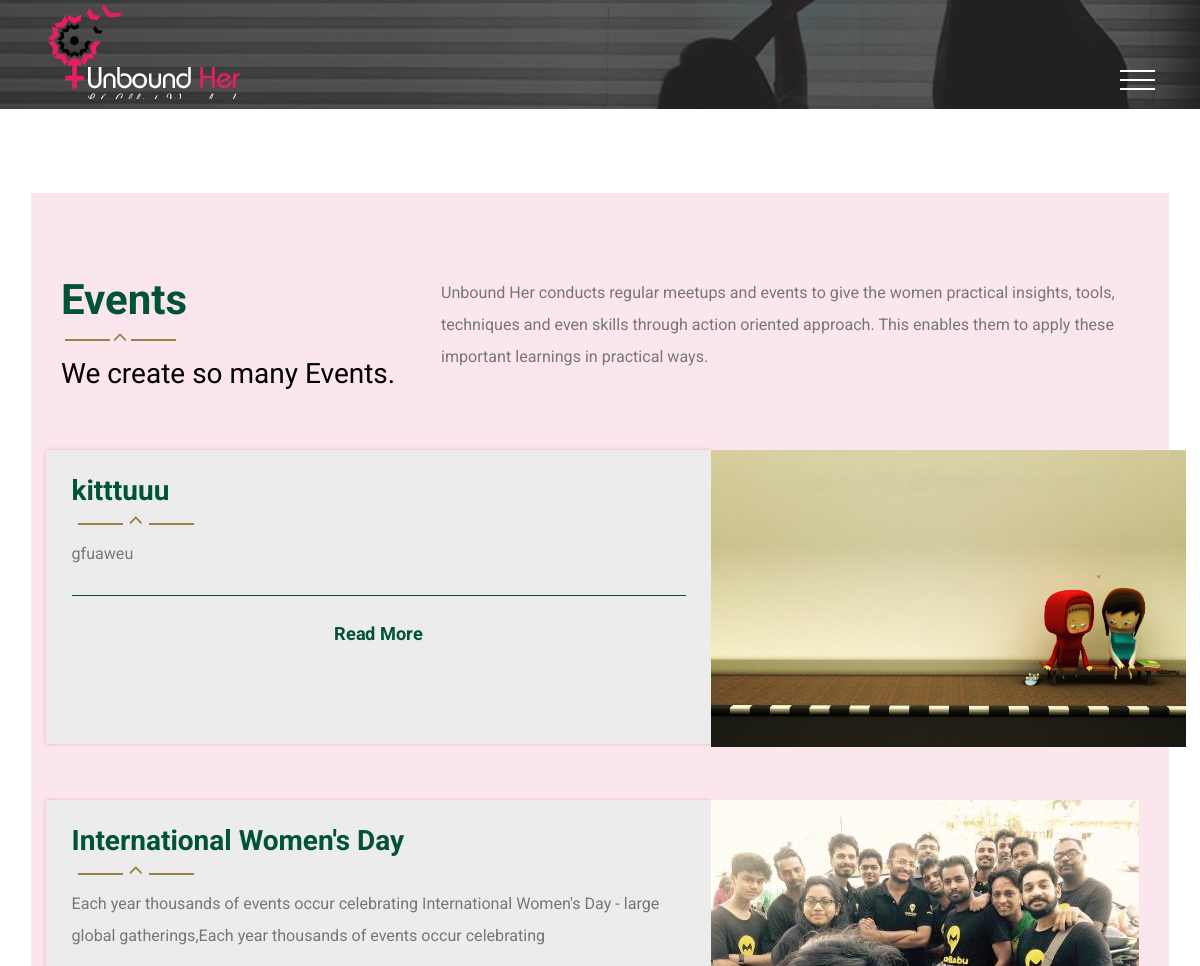
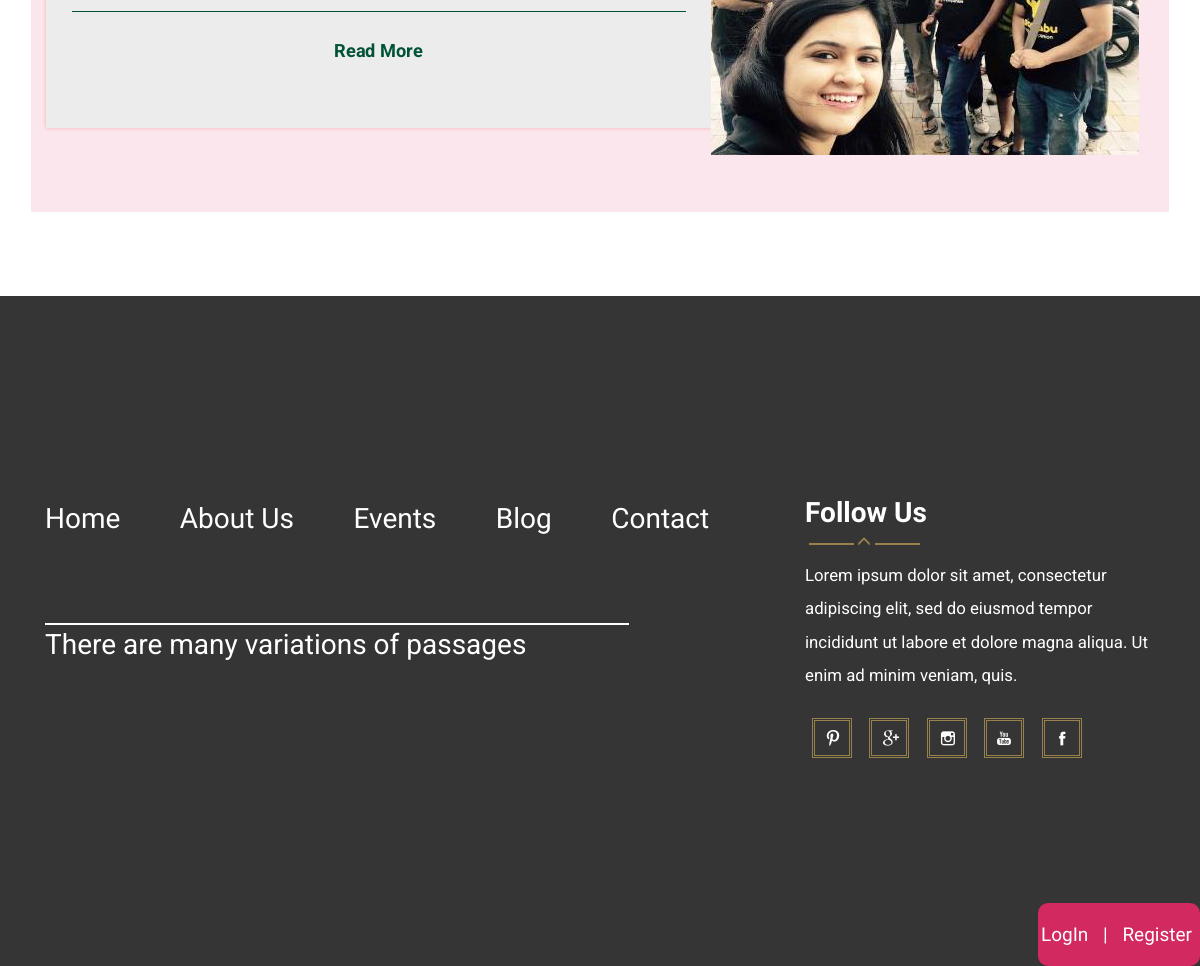
Screenshot of /events.php with the database file from the repository (2 pictures, top to bottom).
### tables this page shows
CREATE TABLE `event` (
  `event_id` int(11) NOT NULL,
  `name` varchar(50) NOT NULL,
  `time` varchar(50) NOT NULL,
  `date` varchar(50) NOT NULL,
  `ppl` int(11) NOT NULL,
  `image` text NOT NULL,
  `desp` text NOT NULL
);

### helpers/format_helpers.php (called while the page is built)
<?php
function shortText($text, $chars =150){
    $text = $text." ";
    $text = substr($text,0,$chars);
    $text = substr($text,0,strrpos($text,' '));
    return $text;
}

### events.php (the view, shortened to what this page needs)
<?php include'includes/header.php'; ?>
<?php include 'helpers/format_helpers.php';?>
<?php $sql = mysql_query("SELECT * FROM event"); ?>
<div class="content">
	<div class="events">
		<div class="container">
			<div class="events-top">
				<div class="col-md-4 events-left animated wow fadeInLeft" data-wow-duration="1000ms" data-wow-delay="500ms">
					<h3>Events</h3>
					<label><i class="glyphicon glyphicon-menu-up"></i></label>
					<span>We create so many Events.</span>
				</div>
				<div class="col-md-8 events-right animated wow fadeInRight" data-wow-duration="1000ms" data-wow-delay="500ms">
					<p>Unbound Her conducts regular meetups and events to give the women practical insights, tools, techniques and even skills through action oriented approach. This enables them to apply these important learnings in practical ways.</p>
				</div>
				<div class="clearfix"> </div>
			</div>
			<?php
			while($res = mysql_fetch_assoc($sql)): ?>
			<div class="events-bottom">
				<div class="col-md-7 events-bottom2 animated wow fadeInDown" data-wow-duration="1000ms" data-wow-delay="500ms">
					<h3><?php echo $res['name']; ?></h3>
					<label><i class="glyphicon glyphicon-menu-up"></i></label>
					<p><?php echo shortText($res['desp']); ?></p>
					<div class="read-more">
						<a class="link link-yaku" href="eventsingle.php?id=<?php echo $res['event_id']; ?>">
							<span>R</span><span>e</span><span>a</span><span>d</span> <span>M</span><span>o</span><span>r</span><span>e</span>
						</a>
					</div>
				</div>
				<div class="col-md-5 events-bottom1 animated wow fadeInUp" data-wow-duration="1000ms" data-wow-delay="500ms">
					<a href="eventsingle.php?id=<?php echo $res['event_id']; ?>"><img src="admin/event_image/
					<?php echo $res['image'];?>" alt="" class="img-responsive"></a>
				</div>
				<?php endwhile; ?>
			</div>
		</div>
	</div>
</div>
</div>
<?php include 'includes/footer.php'; ?>
</body>
</html>

### css/style.css (style rules this page uses)
body { background: #e0dbdb; font-family: 'Open Sans Condensed', sans-serif; }
body a { transition: 0.5s all; -webkit-transition: 0.5s all; -o-transition: 0.5s all; -moz-transition: 0.5s all; -ms-transition: 0.5s all; }
h1, h2, h3, h4, h5, h6, label, p { margin: 0; font-family: 'Roboto', sans-serif !important; }
.events { background: rgba(230, 61, 117, 0.13); }
.content { padding: 24px 31px; margin: 60px 0; }
.events-left h3 { font-size: 3em; color: #005238; font-family: 'Roboto', sans-serif !important; font-weight: 700; }
.events-left span { font-size: 2em; color: #000; }
.events-right p { font-size: 1.15em; color: #777; line-height: 2em; }
.events-left label { display: block; margin: 0.4em 0; }
.events-left label:before, .events-left label:after { width: 45px; height: 2px; display: inline-block; vertical-align: middle; content: ""; margin: 0 1%; background-color: #97824b; }
.events-left i { font-size: 1em; color: #97824b; }
.events-bottom1 { padding: 0; height: 294px; }
.events-bottom2 { padding: 25.5px; background-color: #ECECEC; box-shadow: 0 0 4px 0 #f7aeae; height: 294px; }
.events-bottom2 h3 { font-size: 2em; color: #005238; font-family: 'Roboto', sans-serif !important; font-weight: 700; }
.events-bottom2 label { display: block; margin: 0.4em 0; }
.events-bottom2 label:before, .events-bottom2 label:after { width: 45px; height: 2px; display: inline-block; vertical-align: middle; content: ""; margin: 0 1%; background-color: #97824b; }
.events-bottom2 label i { font-size: 1em; color: #97824b; }
.events-bottom2 p { font-size: 1.15em; color: #777; line-height: 2em; }
.read-more { text-align: center; text-decoration: none; padding-top: 1.8em; margin-top: 1.8em; border-top: 1px solid #005238; }
.read-more a { font-size: 1.3em; color: #005238; text-align: center; display: inline-block; text-decoration: none; }
.events-bottom { margin-top: 4em; }
.events { padding: 6em 0; }
.link { outline: none; text-decoration: none; position: relative; display: inline-block; }
.link-yaku { color: #005238; font-size: 1.2em; text-decoration: none; font-family: 'Roboto', sans-serif !important; font-weight: 700; overflow: hidden; padding: 0px 0 3px; text-decoration: none; }
.link-yaku::before { content: ''; position: absolute; height: 100%; width: 100%; border-width: 2px 0; border-color: #97824b; border-style: solid; left: 0; -webkit-transform: translate3d(-101%, 0, 0); transform: translate3d(-101%, 0, 0); -webkit-transition: -webkit-transform 0.5s; transition: transform 0.5s; }
.link-yaku span { display: inline-block; position: relative; -webkit-transform: perspective(1000px) rotate3d(0, 1, 0, 0deg); transform: perspective(1000px) rotate3d(0, 1, 0, 0deg); -webkit-transition: -webkit-transform 0.5s, color 0.5s; transition: transform 0.5s, color 0.5s; }
.link-yaku span:nth-child(4), .link-yaku:hover span:first-child { -webkit-transition-delay: 0s; transition-delay: 0s; }
.link-yaku span:nth-child(3), .link-yaku:hover span:nth-child(2) { -webkit-transition-delay: 0.1s; transition-delay: 0.1s; }
.link-yaku span:nth-child(2), .link-yaku:hover span:nth-child(3) { -webkit-transition-delay: 0.2s; transition-delay: 0.2s; }
.link-yaku span:first-child, .link-yaku:hover span:nth-child(4) { -webkit-transition-delay: 0.3s; transition-delay: 0.3s; }

### css/styles.css (style rules this page uses)
body { background: #fff; font-family: 'Open Sans Condensed', sans-serif; }

### rows the page displays
event: name "kitttuuu", desp "gfuaweu", image (picture)
event: name "International Women's Day", desp "Each year thousands of events occur celebrating International Women's Day - large global gatherings,Each year thousands of events occur celebrating", image (picture)
